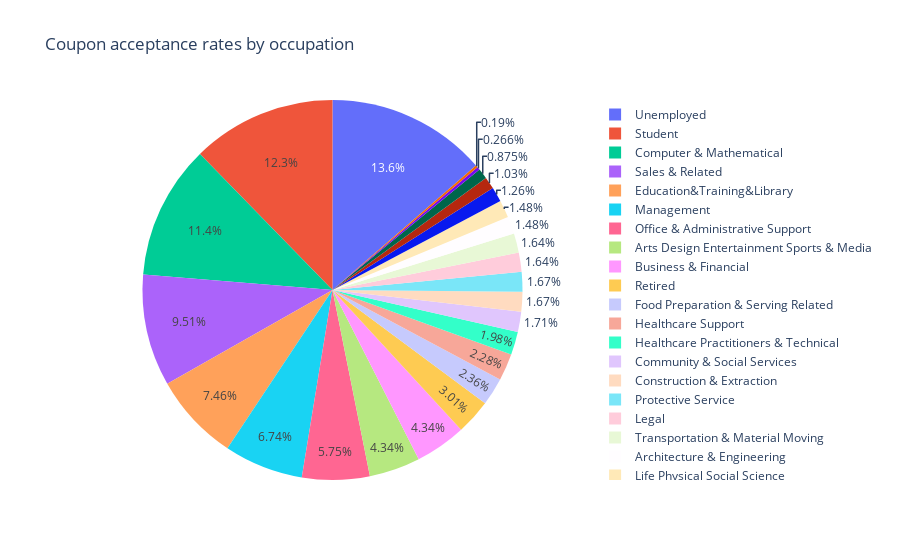

Notebook cell for this chart:
### Code cell
# Pie chart to see the acceptance rate by income for Restaurant coupons
fig_pie_res_occupation = px.pie(restaurant_coupons, values="Y", names="occupation",title="Coupon acceptance rates by occupation")
fig_pie_res_occupation.show()
fig_pie_res_occupation.write_image('./images/fig_pie_restaurant_occupation.png')

### Figure 1 — Plotly figure (JSON) as saved in the notebook; plotly's stock layout.template omitted (floating-point values rounded to 4 significant figures; data arrays with more than 128 entries replaced by an {"elided": "..."} marker saying what was removed)
{"data": [{"domain": {"x": [0, 1], "y": [0, 1]}, "hovertemplate": "occupation=%{label}<br>Y=%{value}<extra></extra>", "labels": {"elided": "4278 str values"}, "legendgroup": "", "name": "", "showlegend": true, "type": "pie", "values": {"elided": "4278 int values"}}], "layout": {"autosize": true, "legend": {"tracegroupgap": 0}, "title": {"text": "Coupon acceptance rates by occupation"}}}
